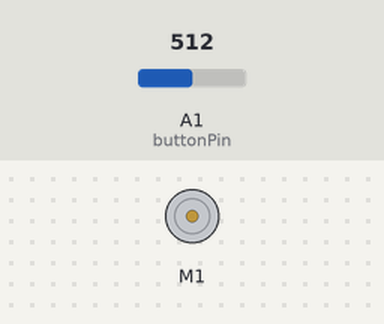
Simulated run of this sketch. Board: Arduino Uno, built with avr-gcc and run on an emulated ATmega328P. Shown: DC motor (green arrow = forward, orange = backward, longer = faster). The test bench sets the inputs (shaded band); at power-on: A1 (buttonPin) = 512. What the sketch prints to the serial monitor is not drawn.

Above: at 10.7 s.
Timing chart, 0 to 14.6 s (numbered marks = the images above):
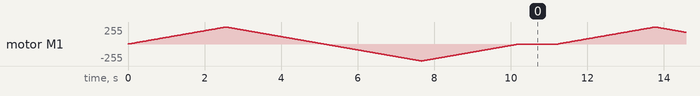

The sketch:

duster.ino
```cpp
// code to make the duster work


// the duster works by using a dc motor which spins in one direction then the other
// it is controlled using a remote control triggering an IR sensor


// constants won't change. They're used here to set pin numbers:
const int buttonPin = A1;     // the number of the pushbutton pin

// variables will change:
int buttonState = 0;         // variable for reading the pushbutton status

#include <Wire.h>
#include <Adafruit_MotorShield.h>

// Create the motor shield object with the default I2C address
Adafruit_MotorShield AFMS = Adafruit_MotorShield();
// Or, create it with a different I2C address (say for stacking)
// Adafruit_MotorShield AFMS = Adafruit_MotorShield(0x61);

// Select which 'port' M1, M2, M3 or M4. In this case, M1
Adafruit_DCMotor *myMotor = AFMS.getMotor(1);
// You can also make another motor on port M2
//Adafruit_DCMotor *myOtherMotor = AFMS.getMotor(2);


void setup() {

  // initialize the pushbutton pin as an input:
  // this pin will determin whether the remote has been pressed using an IR Sensor
  pinMode(buttonPin, INPUT);

  Serial.begin(9600);           // set up Serial library at 9600 bps and is used for debugging
  Serial.println("Adafruit Motorshield v2 - DC Motor test!");

  AFMS.begin();  // create with the default frequency 1.6KHz
  //AFMS.begin(1000);  // OR with a different frequency, say 1KHz

  // Set the speed to start, from 0 (off) to 255 (max speed)
  myMotor->setSpeed(100);

}


void loop() {
  // read the state of the IR Sensor value:
  buttonState = analogRead(buttonPin);
  //print the value read by the IR Sensor
  Serial.println(buttonState);

  // check if the pushbutton is pressed. If it is, the buttonState is more than 500:
  if (buttonState > 500) {
    Serial.print("Button Pressed");
     int i = 0;

  // start the motor in one direction and increase then decrease speed gradually
    myMotor->run(FORWARD);
    for (i = 0; i < 255; i++) {
      myMotor->setSpeed(i);
      delay(10);
    }
    for (i = 255; i != 0; i--) {
      myMotor->setSpeed(i);
      delay(10);
    }

  // start speed in opposite direction and increase then decrease speed gradually
    myMotor->run(BACKWARD);
    for (i = 0; i < 255; i++) {
      myMotor->setSpeed(i);
      delay(10);
    }
    for (i = 255; i != 0; i--) {
      myMotor->setSpeed(i);
      delay(10);
    }

    //stop motor for 1 second before repeating process
    myMotor->run(RELEASE);
    delay(1000);                     // waits 15ms for the servo to reach the position
  }
  else {
    // if remote off botton pressed, IR sensor will read less than 500 and then motors will be turned off
    myMotor->run(RELEASE);
  }
}
```
